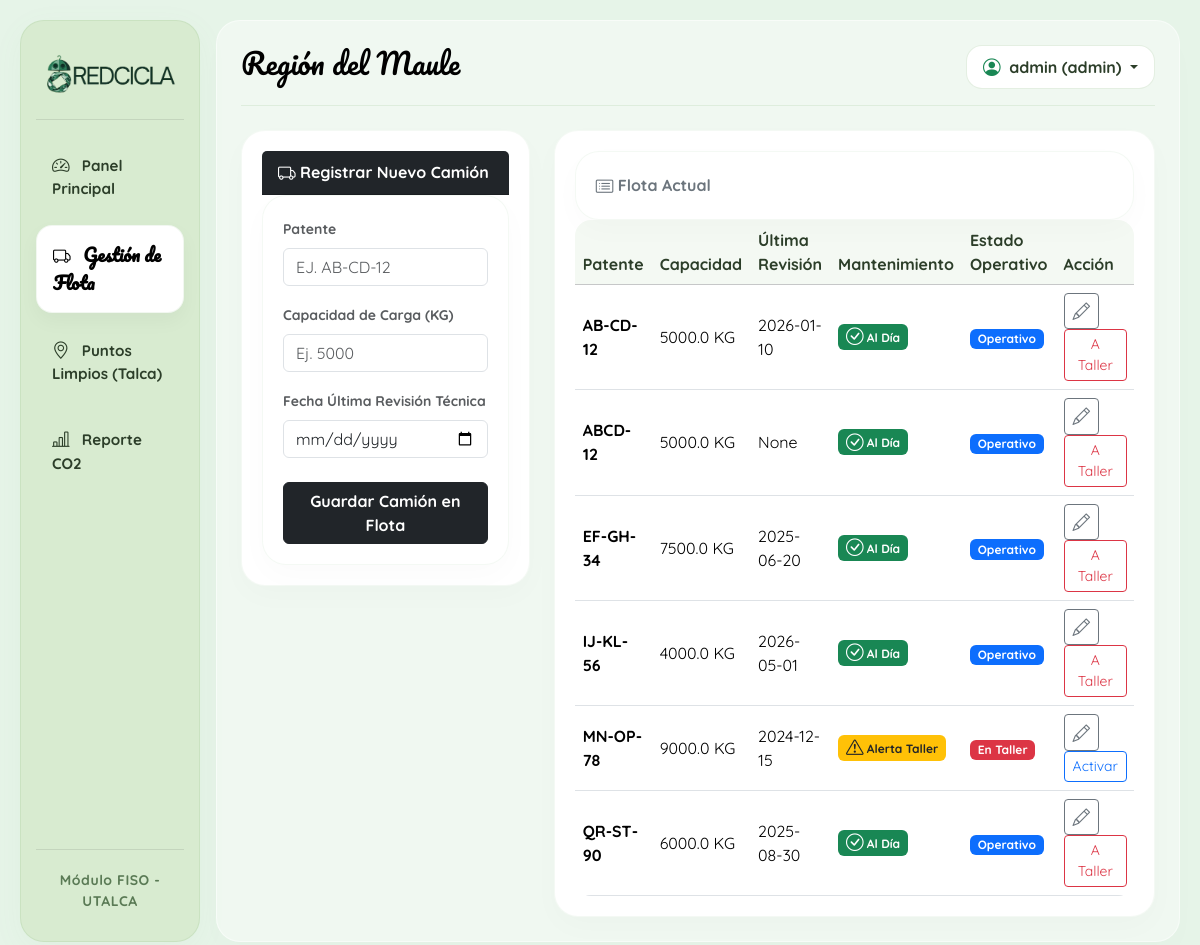
/flota (signed in), run on the app's committed database.
### tables this page shows
CREATE TABLE camiones (
            id INTEGER PRIMARY KEY AUTOINCREMENT, patente TEXT UNIQUE NOT NULL, capacidad_carga REAL,
            ultima_revision TEXT, estado INTEGER, alerta INTEGER
        );

### main.py (the view)
@app.route('/flota')
def gestion_flota():
    if 'usuario_nombre' not in session:
        return redirect(url_for('login'))
    conexion = sqlite3.connect(DB_PATH)
    cursor = conexion.cursor()
    cursor.execute("SELECT id, ultima_revision FROM camiones")
    camiones_revision = cursor.fetchall()
    hoy = datetime.now()
    for camion in camiones_revision:
        id_camion = camion[0]
        fecha_rev_str = camion[1]
        try:
            fecha_rev = datetime.strptime(fecha_rev_str, "%Y-%m-%d")
            dias_pasados = (hoy - fecha_rev).days
            nueva_alerta = 1 if dias_pasados >= 365 else 0
            cursor.execute("UPDATE camiones SET alerta = ? WHERE id = ?", (nueva_alerta, id_camion))
        except Exception as e:
            pass # Por si un camión tiene la fecha en blanco o mal escrita
    conexion.commit()
    cursor.execute("SELECT id, patente, capacidad_carga, ultima_revision, estado, alerta FROM camiones ORDER BY patente")
    lista_camiones = cursor.fetchall()
    conexion.close()
    return render_template('flota.html', camiones=lista_camiones)

### templates/flota.html (shortened to what this page needs)
{% extends 'base.html' %}
{% block content %}
<div class="row">
    <div class="col-md-4">
        <div class="card border-0 shadow-sm">
            <div class="card-header bg-dark text-white fw-bold">
                <i class="bi bi-truck"></i> Registrar Nuevo Camión
            </div>
            <div class="card-body bg-white">
                <form action="/flota/crear" method="POST">
                    <div class="mb-3">
                        <label class="form-label small text-muted fw-bold">Patente</label>
                        <input type="text" name="patente" class="form-control" required placeholder="Ej. AB-CD-12" style="text-transform: uppercase;">
                    </div>
                    <div class="mb-3">
                        <label class="form-label small text-muted fw-bold">Capacidad de Carga (KG)</label>
                        <input type="number" step="0.1" name="capacidad" class="form-control" required placeholder="Ej. 5000">
                    </div>
                    <div class="mb-4">
                        <label class="form-label small text-muted fw-bold">Fecha Última Revisión Técnica</label>
                        <input type="date" name="revision" class="form-control" required>
                    </div>
                    <button type="submit" class="btn btn-dark w-100 fw-bold">Guardar Camión en Flota</button>
                </form>
            </div>
        </div>
    </div>
    <div class="col-md-8">
        <div class="card border-0 shadow-sm">
            <div class="card-header bg-white fw-bold text-secondary">
                <i class="bi bi-card-list"></i> Flota Actual
            </div>
            <div class="table-responsive">
                <table class="table table-hover align-middle mb-0">
                    <thead class="table-light">
                        <tr>
                            <th>Patente</th>
                            <th>Capacidad</th>
                            <th>Última Revisión</th>
                            <th>Mantenimiento</th>
                            <th>Estado Operativo</th>
                            <th>Acción</th>
                        </tr>
                    </thead>
                    <tbody>
                        {% for c in camiones %}
                        <tr>
                            <td class="fw-bold">{{ c[1] }}</td>
                            <td>{{ c[2] }} KG</td>
                            <td>{{ c[3] }}</td>
                            <td>
                                {% if c[5] == 1 %}
                                    <span class="badge bg-warning text-dark"><i class="bi bi-exclamation-triangle"></i> Alerta Taller</span>
                                {% else %}
                                    <span class="badge bg-success"><i class="bi bi-check-circle"></i> Al Día</span>
                                {% endif %}
                            </td>
                            <td>
                                {% if c[4] == 1 %}
                                    <span class="badge bg-primary">Operativo</span>
                                {% else %}
                                    <span class="badge bg-danger">En Taller</span>
                                {% endif %}
                            </td>
                            <td>
                                <button type="button" class="btn btn-sm btn-outline-secondary me-1" data-bs-toggle="modal" data-bs-target="#modalEditarCamion{{ c[0] }}" title="Editar datos">
                                    <i class="bi bi-pencil"></i>
                                </button>
                                <form action="/flota/estado/{{ c[0] }}" method="POST" style="display:inline;">
                                    {% if c[4] == 1 %}
                                        <button type="submit" class="btn btn-sm btn-outline-danger" title="Mandar a Taller">A Taller</button>
                                    {% else %}
                                        <button type="submit" class="btn btn-sm btn-outline-primary" title="Poner Operativo">Activar</button>
                                    {% endif %}
                                </form>
                                </td>
                        </tr>
                        {% endfor %}
                    </tbody>
                </table>
            </div>
        </div>
    </div>
</div>
{% endblock %}

### templates/base.html (shortened to what this page needs)
<!DOCTYPE html>
<html lang="es">
<head>
    <link href="https://cdn.jsdelivr.net/npm/bootstrap@5.3.2/dist/css/bootstrap.min.css" rel="stylesheet">
    <link rel="stylesheet" href="https://cdn.jsdelivr.net/npm/bootstrap-icons@1.11.1/font/bootstrap-icons.css">
</head>
<body>
    <div class="container-fluid main-wrapper">
        <div class="row g-3">
            <div class="col-md-3 col-lg-2">
                <div class="sidebar d-flex flex-column h-100">
                    <div class="text-center my-2">
                        <img src="{{ url_for('static', filename='images/LOGO_TEXTO_BESIDE.png') }}"
                             alt="Logo RedCicla"
                             class="img-fluid px-2"
                             style="max-height: 52px; object-fit: contain;">
                    </div>
                    <hr style="opacity: 0.1; background-color: var(--color-primary-green);">
                    <ul class="nav nav-pills flex-column mb-auto gap-2">
                        <li>
                            <a href="/" class="nav-link p-3 {% if request.path == '/' %}nav-active{% endif %}">
                                <i class="bi bi-speedometer2 me-2"></i> Panel Principal
                            </a>
                        </li>
                        <li>
                            <a href="/flota" class="nav-link p-3 {% if request.path == '/flota' %}nav-active{% endif %}">
                                <i class="bi bi-truck me-2"></i> Gestión de Flota
                            </a>
                        </li>
                        <li>
                            <a href="/puntos" class="nav-link p-3 {% if request.path == '/puntos' %}nav-active{% endif %}">
                                <i class="bi bi-geo-alt me-2"></i> Puntos Limpios (Talca)
                            </a>
                        </li>
                        <li>
                            <a href="/reporte-co2" class="nav-link p-3 {% if request.path == '/reporte-co2' %}nav-active{% endif %}">
                                <i class="bi bi-bar-chart-line me-2"></i> Reporte CO2
                            </a>
                        </li>
                    </ul>
                    <hr style="opacity: 0.1; background-color: var(--color-primary-green);">
                    <div class="small text-center brand-footer py-1">Módulo FISO - UTALCA</div>
                </div>
            </div>
            <div class="col-md-9 col-lg-10">
                <div class="h-100 p-4" style="background-color: rgba(255, 255, 255, 0.4); border-radius: var(--ios-bubble-radius); border: 1px solid rgba(255,255,255,0.5); box-shadow: 0 15px 35px rgba(0,0,0,0.01);">
                    <div class="d-flex justify-content-between align-items-center mb-4 pb-3 border-bottom" style="border-color: rgba(121, 174, 111, 0.15) !important;">
                        <h2 class="section-title">Región del Maule</h2>
                        <div class="dropdown">
                            <button class="btn btn-profile dropdown-toggle fw-bold px-3 py-2" type="button" data-bs-toggle="dropdown">
                                <i class="bi bi-person-circle me-1 text-success"></i> {{ session.get('usuario_nombre') }} ({{ session.get('usuario_rol') }})
                            </button>
                        </div>
                    </div>
                    {% block content %}
                    {% endblock %}
                </div>
            </div>
        </div>
    </div>
</body>
</html>

### templates/base.html (style rules this page uses)
:root { --color-bg-light: #e6f4e8; --color-sidebar-combine: #d8ebd0; --color-primary-green: #79AE6F; --color-bubble-bg: #ffffff; --color-dark: #000000; --color-red: #b21c19; --ios-bubble-radius: 24px; --ios-pill-radius: 16px; }
body { font-family: 'Quicksand', sans-serif; background-color: var(--color-bg-light); min-height: 100vh; color: #1c1c1e; overflow-x: hidden; }
.main-wrapper { padding: 20px; min-height: 100vh; }
.sidebar { background-color: var(--color-sidebar-combine) !important; border-radius: var(--ios-bubble-radius); box-shadow: 0 8px 32px rgba(121, 174, 111, 0.05); border: 1px solid rgba(121, 174, 111, 0.15); padding: 25px 15px; }
.sidebar a { color: #2c3e29; text-decoration: none; font-weight: 700; font-size: 0.95rem; border-radius: var(--ios-pill-radius) !important; transition: all 0.25s cubic-bezier(0.4, 0, 0.2, 1); }
.nav-active { background-color: var(--color-bubble-bg) !important; color: var(--color-dark) !important; font-family: 'Pacifico', cursive; font-size: 1.1rem !important; box-shadow: 0 8px 20px rgba(0, 0, 0, 0.04); border: 1px solid rgba(121, 174, 111, 0.1); }
.brand-footer { font-weight: 700; color: #5a7a55; letter-spacing: 0.5px; }
.section-title { font-family: 'Pacifico', cursive; color: var(--color-dark); font-size: 1.8rem; }
.btn-profile { border: 1px solid rgba(121, 174, 111, 0.2) !important; color: #2c3e29 !important; background-color: var(--color-bubble-bg); border-radius: var(--ios-pill-radius); font-weight: 600; transition: all 0.2s ease; }
.card, .bg-white { background-color: var(--color-bubble-bg) !important; border-radius: var(--ios-bubble-radius) !important; border: 1px solid rgba(121, 174, 111, 0.08) !important; box-shadow: 0 10px 30px rgba(0, 0, 0, 0.02) !important; padding: 20px; animation: fadeInUp 0.4s cubic-bezier(0.16, 1, 0.3, 1) both; }
.bi { font-size: 1.1rem; vertical-align: -1px; }
.table-responsive { border-radius: var(--ios-pill-radius); overflow: hidden; }
.table { margin-bottom: 0; --bs-table-bg: var(--color-bubble-bg) !important; }
.table-light { --bs-table-bg: #f4f9f3 !important; --bs-table-color: #2c3e29 !important; }

### data on the page
camiones: patente "AB-CD-12", capacidad_carga "5000.0", ultima_revision "2026-01-10", alerta 0 (drawn), estado "Operativo"
camiones: patente "ABCD-12", capacidad_carga "5000.0", c "None", alerta 0 (drawn), estado "Operativo"
camiones: patente "EF-GH-34", capacidad_carga "7500.0", ultima_revision "2025-06-20", alerta 0 (drawn), estado "Operativo"
camiones: patente "IJ-KL-56", capacidad_carga "4000.0", ultima_revision "2026-05-01", alerta 0 (drawn), estado "Operativo"
camiones: patente "MN-OP-78", capacidad_carga "9000.0", ultima_revision "2024-12-15", alerta 1 (drawn), estado "En Taller"
camiones: patente "QR-ST-90", capacidad_carga "6000.0", ultima_revision "2025-08-30", alerta 0 (drawn), estado "Operativo"

### other printed values
{{ session.get('usuario_nombre') }} "admin"
{{ session.get('usuario_rol') }} "admin"
